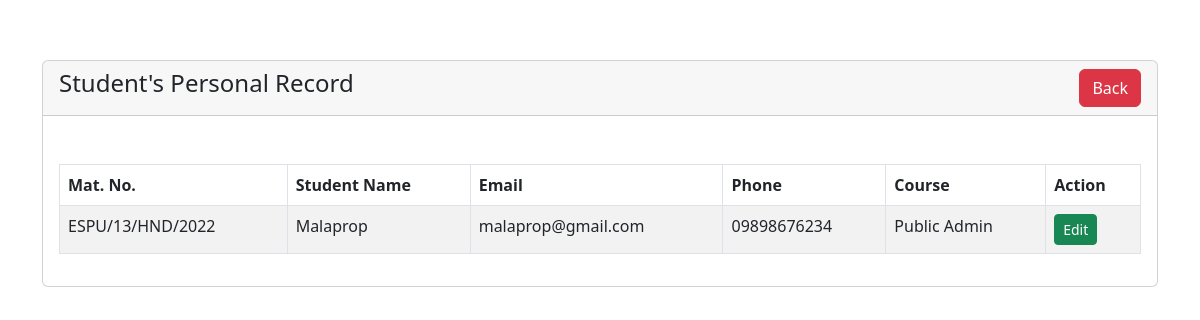
Page /student-view.php?id=18 on the committed database.
### tables this page shows
CREATE TABLE `students` (
  `id` int(11) NOT NULL,
  `matno` varchar(255) NOT NULL,
  `name` varchar(255) NOT NULL,
  `email` varchar(255) NOT NULL,
  `phone` varchar(255) NOT NULL,
  `course` varchar(255) NOT NULL
);

### student-view.php (the view, shortened to what this page needs)
<?php
require('dbh.php');
?>
<!DOCTYPE html>
<html lang="en">
<head>
  <link rel="stylesheet" type="text/css" href="css/bootstrap.min.css">
    <link rel="stylesheet" type="text/css" href="css/style.css">
</head>
<body>
<div class="container">
    <div class="row">
        <div class="col-md-12">
            <div class="card">
            <div class="card-header">
                <h4>Student's Personal Record
                    <a href="index.php" class="btn btn-danger float-end">Back</a>
</h4>
            </div>
            <div class="card-body">
            <?php
    if(isset($_GET['id'])){
$id = mysqli_real_escape_string($connection, $_GET['id']);
$sql = "SELECT * FROM students WHERE id='$id'";
$query = mysqli_query($connection, $sql);
$row = mysqli_num_rows($query);
if($row>0){
    $fetch = mysqli_fetch_array($query);
    ?>
</div>
                <div class="card-body">
<table class="table table-bordered table-striped">
    <thead>
        <tr>
            <th>Mat. No.</th>
            <th>Student Name</th>
            <th>Email</th>
            <th>Phone</th>
            <th>Course</th>
            <th>Action</th>
        </tr>
    </thead>
    <tbody>
<tr>
<td><?= $fetch['matno'] ?></td>
<td><?= $fetch['name'] ?></td>
<td><?= $fetch['email'] ?></td>
<td><?= $fetch['phone'] ?></td>
<td><?= $fetch['course'] ?></td>
<td>
    <a href="student-edit.php?id=<?= $fetch['id'] ?>" class="btn btn-success btn-sm">Edit</a>
</td>
</tr>
<?php
    }
}
else {
    echo "<h5> No Student Record Found </h5>";
}
?>
    </tbody>
</table>
                </div>
            </div>
        </div>
    </div>
</div>
</body>
</html>

### css/style.css (style rules this page uses)
body { padding-top: 5%; background-image: url("../img/voter.png"); background-repeat: no-repeat; background-size: cover; }

### rows in the picture
students: matno "ESPU/13/HND/2022", name "Malaprop", email "malaprop@gmail.com", phone "09898676234", course "Public Admin"
